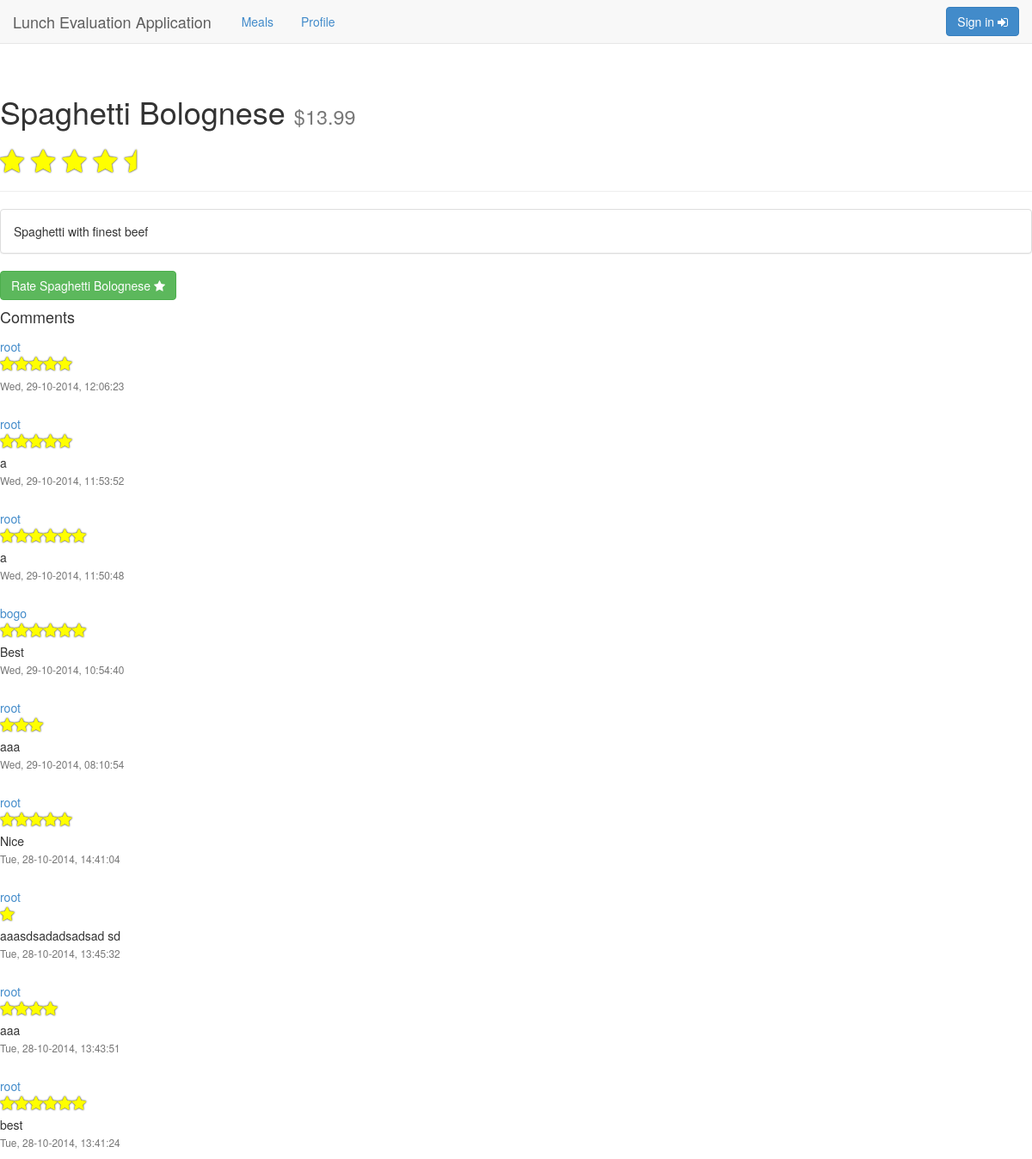
/rating/1, run on the app's committed database.
### main/models.py (models this page shows, shortened)
class Meal(models.Model):
    name = models.CharField(max_length=200)
    price = models.DecimalField(max_digits=5, decimal_places=2)
    description = models.CharField(max_length=1000)

class Rating(models.Model):
    meal = models.ForeignKey(Meal)
    user = models.ForeignKey(User)
    rate_date = models.DateTimeField()
    value = models.IntegerField()
    comment = models.CharField(max_length=500)
    def stars(self):
        return range(0,self.value)

### main/views.py (the view)
# urls.py: url(r'^rating/(?P<meal_id>[0-9]+)',views.rating, name='rating'),
def rating(request, meal_id):
    meal = get_object_or_404(Meal, pk=meal_id)
    try:
        ratings = Rating.objects.filter(meal=meal_id).order_by('-rate_date')
        avg_rating = meal.rating_set.aggregate(Avg('value'))
        if avg_rating['value__avg'] > 0:
            avg_value = avg_rating['value__avg']
        else:
            avg_value = 0
        avg_stars = range(0, int(avg_value))
        half_star = avg_value - int(avg_value)
        return render(request, 'main/rating.html',
                      {'meal': meal,
                       'ratings': ratings,
                       'avg_rating': avg_rating,
                       'avg_stars': avg_stars,
                       'half_star': half_star})
    except Rating.DoesNotExist:
        return render(request, 'main/rating.html', {'meal': meal})

### main/context_processors.py (called while the page is built)
def login_form(request):
    return {'login_form' : LoginForm()}

### main/templates/main/rating.html (shortened to what this page needs)
{% extends 'main/base.html' %}
{%block content %}
<div class="page-header">
  <h1>{{meal.name}} <small>${{meal.price|floatformat:2}}</small></h1>
  {% if avg_stars %}
    <h2>
        {% for star in avg_stars %}
        <i title="{{avg_rating.value__avg|floatformat:1}}" class="fa fa-star rating-star"></i>
        {% endfor %}
        {% if half_star >= 0.5 %}
        <i title="{{avg_rating.value__avg|floatformat:1}}" class="fa fa-star-half rating-star"></i>
        {% endif %}
    </h2>
  {% endif %}
</div>
<div class="panel panel-default">
  <div class="panel-body">
    {{meal.description}}
  </div>
</div>
  <p><a href="{% url 'main:rate' meal.id %}" class="btn btn-success">Rate {{meal.name}} <i class="fa fa-star"></i></a></p>
    {% if ratings %}
    <h4>Comments</h4>
	{% for rating in ratings %}
	<div class="media">
	 <a class="pull-left" href="#">
	  <a>{{rating.user.username}}</a>
	 </a>
	 <div class="media-body">
	  <h4 class="media-heading">{% for star in rating.stars %}<i class="fa fa-star rating-star"></i>{% endfor %}</h4>
	  {{rating.comment}}
      <p class="text-muted"><small>{{rating.rate_date|date:"D, d-m-Y, H:i:s"}}</small></p>
	 </div>
	</div>
	{% endfor %}
    {% else %}
    <div class="alert alert-danger" role="alert"><i class="fa fa-exclamation-triangle"></i> There is no ratings yet</div>
    {% endif %}
{% endblock %}

### main/static/main/css/style.css (style rules this page uses)
body { padding-top: 70px; }
.rating-star { text-shadow: 0 0 2px #000; color: yellow; }

### data on the page
Meal: name "Spaghetti Bolognese", price "13.99", description "Spaghetti with finest beef"
Rating: user.username "root", value 5 (drawn), rate_date "Wed, 29-10-2014, 12:06:23"
Rating: user.username "root", value 5 (drawn), comment "a", rate_date "Wed, 29-10-2014, 11:53:52"
Rating: user.username "root", value 6 (drawn), comment "a", rate_date "Wed, 29-10-2014, 11:50:48"
Rating: user.username "bogo", value 6 (drawn), comment "Best", rate_date "Wed, 29-10-2014, 10:54:40"
Rating: user.username "root", value 3 (drawn), comment "aaa", rate_date "Wed, 29-10-2014, 08:10:54"
Rating: user.username "root", value 5 (drawn), comment "Nice", rate_date "Tue, 28-10-2014, 14:41:04"
Rating: user.username "root", value 1 (drawn), comment "aaasdsadadsadsad sd", rate_date "Tue, 28-10-2014, 13:45:32"
Rating: user.username "root", value 4 (drawn), comment "aaa", rate_date "Tue, 28-10-2014, 13:43:51"
Rating: user.username "root", value 6 (drawn), comment "best", rate_date "Tue, 28-10-2014, 13:41:24"
